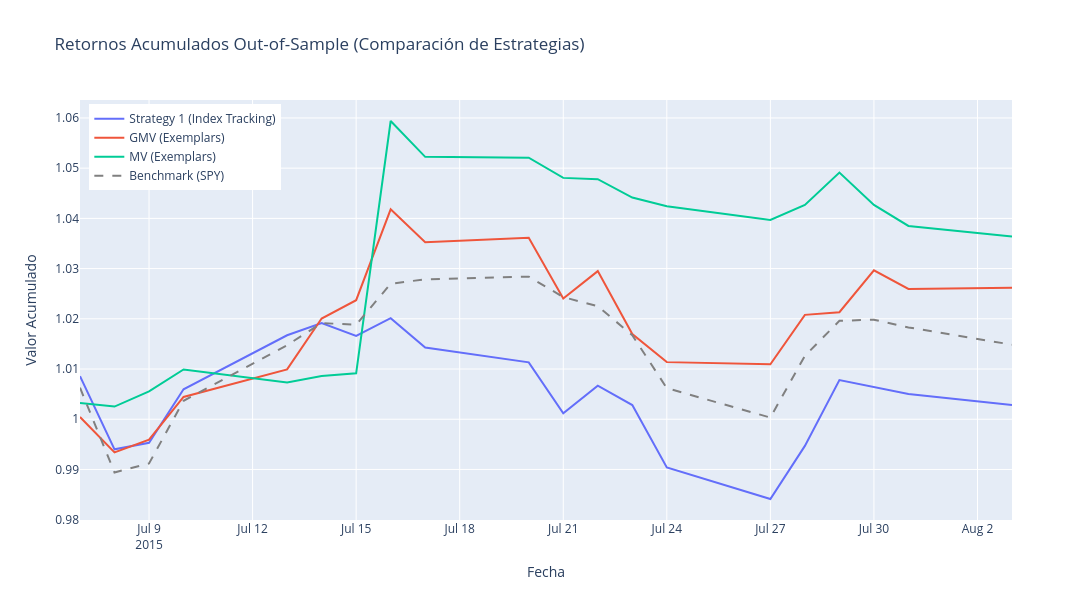

Here is the notebook cell this chart was saved with:
### Code cell
# =======================================================
# 📈 VISUALIZACIÓN: RETORNOS ACUMULADOS
# =======================================================

# Crear gráfico de retornos acumulados
fig = go.Figure()

# Strategy 1
fig.add_trace(go.Scatter(
    x=metrics_s1['cum_returns'].index,
    y=metrics_s1['cum_returns'].values,
    mode='lines',
    name='Strategy 1 (Index Tracking)',
    line=dict(width=2)
))

# GMV
fig.add_trace(go.Scatter(
    x=metrics_gmv['cum_returns'].index,
    y=metrics_gmv['cum_returns'].values,
    mode='lines',
    name='GMV (Exemplars)',
    line=dict(width=2)
))

# MV
fig.add_trace(go.Scatter(
    x=metrics_mv['cum_returns'].index,
    y=metrics_mv['cum_returns'].values,
    mode='lines',
    name='MV (Exemplars)',
    line=dict(width=2)
))

# Benchmark
benchmark_cum = (1 + benchmark_oos).cumprod()
fig.add_trace(go.Scatter(
    x=benchmark_cum.index,
    y=benchmark_cum.values,
    mode='lines',
    name='Benchmark (SPY)',
    line=dict(width=2, dash='dash', color='gray')
))

fig.update_layout(
    title='Retornos Acumulados Out-of-Sample (Comparación de Estrategias)',
    xaxis_title='Fecha',
    yaxis_title='Valor Acumulado',
    hovermode='x unified',
    width=1100,
    height=600,
    legend=dict(x=0.01, y=0.99)
)

fig.show()

print("✅ Gráfico de retornos acumulados generado")
